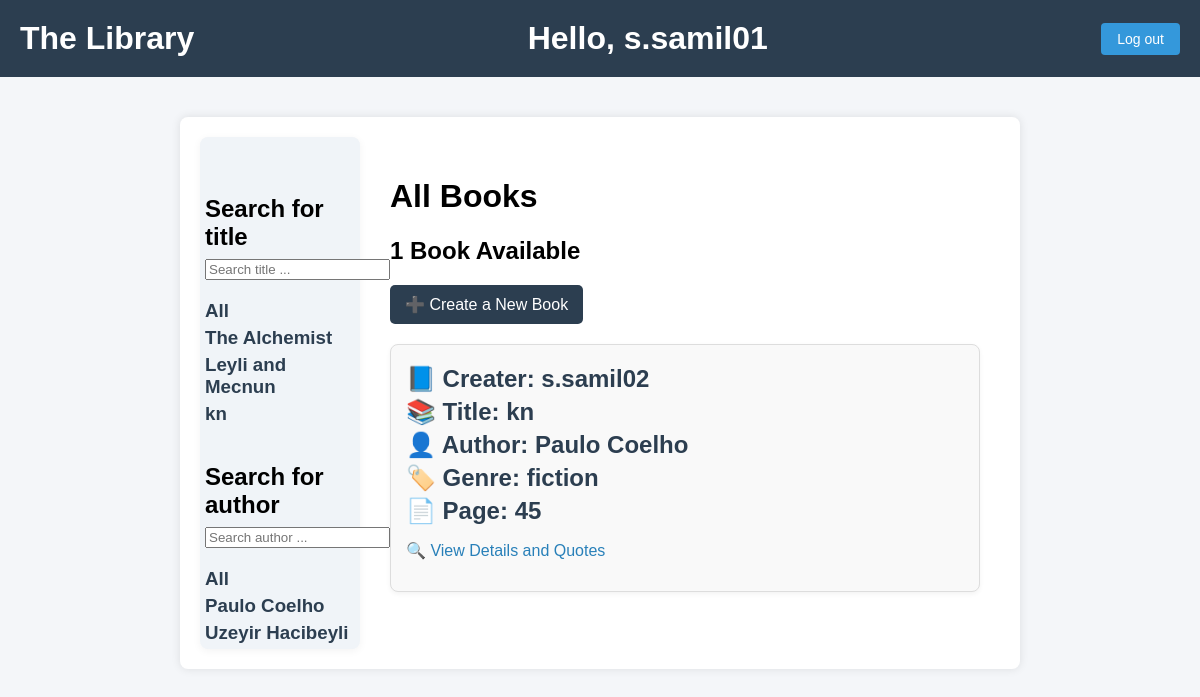
The app's page /?title=kn (signed in) with its own data.
### journal/models.py (models this page shows, shortened)
class Book(models.Model):
    user = models.ForeignKey(User, on_delete=models.CASCADE, null=True, blank=False)
    title = models.CharField(max_length=50, null=False, blank=False)
    author = models.ForeignKey(Author, on_delete=models.CASCADE)
    genre = models.ForeignKey(Genre, on_delete=models.CASCADE)
    page = models.IntegerField(null=True, blank=True,
                               validators=[MinValueValidator(0), MaxValueValidator(2000)])
    created_date = models.DateTimeField(auto_now_add=True)
    unique_id = models.IntegerField(default=generate_unique_id(1000, 9999),
                                    unique=True, blank=True,
                                    null=True, editable=False)

class Author(models.Model):
    name = models.CharField(max_length=50, null=False, blank=False)
    birthday = models.DateField()
    def __str__(self):
        return self.name

class Genre(models.Model):
    genre = models.CharField(max_length=50, null=False, blank=False)
    def __str__(self):
        return self.genre

### journal/views.py (the view)
# urls.py: path('', views.book_list, name = 'book'),
def book_list(request):
    title = request.GET.get('title') if request.GET.get('title') != None else ''
    author = request.GET.get('author') if request.GET.get('author') != None else ''
    books = Book.objects.filter(
        Q(title__icontains = title),
        Q(author__name__icontains=author))
    books_titles = Book.objects.values_list('title', flat=True).distinct()
    books_authors = Book.objects.values_list('author__name', flat=True).distinct()
    context = {'books': books,
               'book_count': books.count(),
               'books_titles': books_titles,
               'books_authors': books_authors}
    return render(request, 'journal/book.html', context)

### journal/templates/journal/book.html (shortened to what this page needs)
{% extends 'journal/main.html' %}
{% block content %}
<div style="display: flex;">
    <div class="left-container" style="width: 20%; min-width: 150px;">
        <h2 id="searchH2">Search for title</h2>
        <form id="formSearch" action="{% url 'book' %}" method="GET">
            <input type="text" name="title" placeholder="Search title ...">
        </form>
        <div>
            <a class="link" href="{% url 'book' %}"><h3>All</h3></a>
        </div>
        {% for book_name in books_titles%}
        <div>
            <a class="link" href="{% url 'book' %}?title={{book_name}}"><h3>{{book_name}}</h3></a>
        </div>
        {% endfor %}
        <h2 id="searchH2">Search for author</h2>
        <form id="formSearch" action="{% url 'book' %}" method="GET">
            <input type="text" name="author" placeholder="Search author ...">
        </form>
        <div>
            <a class="link" href="{% url 'book' %}"><h3>All</h3></a>
        </div>
        {% for book_author in books_authors%}
        <div>
            <a class="link" href="{% url 'book' %}?author={{book_author}}"><h3>{{book_author}}</h3></a>
        </div>
        {% endfor %}
    </div>
    <div class="container" style="width: 80%;">
        <h1>All Books</h1>
        <h2>{{book_count}} Book Available</h2>
        <a class="create-book-link" href="{% url 'createBook' %}">
            ➕ Create a New Book
        </a>
        {% for book in books %}
        <div class="book-card">
            <h2>📘 Creater: {{ book.user }}</h2>
            <h2>📚 Title: {{ book.title }}</h2>
            <h2>👤 Author: {{ book.author }}</h2>
            <h2>🏷️ Genre: {{ book.genre }}</h2>
            <h2>📄 Page: {{ book.page }}</h2>
            <p>🔍 <a class="details-link" href="{% url 'book-details' book.unique_id %}">View Details and Quotes</a></p>
        </div>
        {% empty %}
            <p>No books found.</p>
        {% endfor %}
    </div>
</div>
{% endblock content %}

### journal/templates/journal/main.html (shortened to what this page needs)
<!DOCTYPE html>
<html lang="en">
<head>
</head>
<body>
    <header>
        <a href="{% url 'book' %}"><h1>The Library</h1></a>
        {% if not request.user.is_authenticated %}
            <div class="auth-buttons">
                <a href="{% url 'login' %}" class="login-signin-btn">Log in</a>
                <a href="{% url 'signup' %}" class="login-signin-btn">Sign up</a>
            </div>
        {% else %}
            <h1>Hello, {{request.user}}</h1>
            <a href="{% url 'logout' %}" class="login-signin-btn">Log out</a>
        {% endif %}
    </header>
    <main>
        {% block content %}
        {% endblock content %}
    </main>
</body>
</html>

### journal/templates/journal/main.html (style rules this page uses)
body { font-family: Arial, sans-serif; background-color: #f4f6f9; margin: 0; padding: 0; }
header { background-color: #2c3e50; color: white; padding: 20px; display: flex; justify-content: space-between; align-items: center; }
header h1 { margin: 0; }
header a { color: white; text-decoration: none; }
.login-signin-btn { background-color: #3498db; color: white; padding: 8px 16px; border: none; border-radius: 4px; text-decoration: none; font-size: 14px; transition: background-color 0.3s ease; }
main { max-width: 800px; margin: 40px auto; padding: 20px; background-color: white; border-radius: 8px; box-shadow: 0 0 10px rgba(0, 0, 0, 0.1); }

### journal/templates/journal/book.html (style rules this page uses)
.container { padding: 20px; }
.left-container { padding-top: 20px; padding-left: 5px; padding-right: 5px; background-color: #f0f4f8; border-radius: 8px; margin-right: 10px; box-shadow: 0 2px 8px rgba(0, 0, 0, 0.05); }
.create-book-link, .login-required-message { display: inline-block; margin-bottom: 20px; background-color: #2c3e50; color: white; padding: 10px 15px; border-radius: 5px; text-decoration: none; }
.book-card { background-color: #f9f9f9; border: 1px solid #ddd; padding: 15px; border-radius: 8px; margin-bottom: 20px; box-shadow: 0 2px 5px rgba(0,0,0,0.05); }
.book-card h2 { margin: 5px 0; color: #2c3e50; }
#searchH2 { padding-top: 30px; margin: 8px 0; }
h3 { margin: 5px 0; color: #2c3e50; }
.details-link { color: #2980b9; text-decoration: none; }
.link { text-decoration: none; }
#formSearch { margin-bottom: 20px; }

### records on screen
Book: user "s.samil02", title "kn", author "Paulo Coelho", genre "fiction", page "45"

### other values on screen
{{ request.user }} "s.samil01"
{{ book_name }} "The Alchemist" "Leyli and Mecnun" "kn"
{{ book_author }} "Paulo Coelho" "Uzeyir Hacibeyli"
{{ book_count }} "1"
